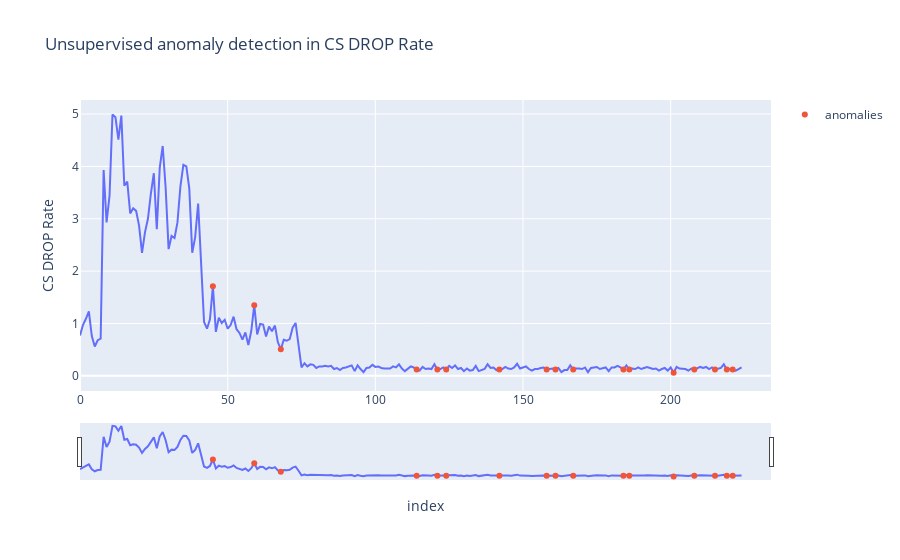

Notebook cell for this chart:
### Code cell
fig = px.line(df, x='index', y='CS DROP Rate', title='Unsupervised anomaly detection in CS DROP Rate')
fig.add_trace(go.Scatter(x=lof_anomaly_df["index"].to_list(), y=lof_anomaly_df["CS DROP Rate"].to_list(),
                        mode='markers', name='anomalies'))
fig.update_xaxes(rangeslider_visible=True)
fig

### Figure 1 — Plotly figure (JSON) as saved in the notebook; plotly's stock layout.template omitted (floating-point values rounded to 4 significant figures; data arrays with more than 128 entries replaced by an {"elided": "..."} marker saying what was removed)
{"data": [{"hovertemplate": "index=%{x}<br>CS DROP Rate=%{y}<extra></extra>", "legendgroup": "", "line": {"color": "#636efa", "dash": "solid"}, "mode": "lines", "name": "", "orientation": "v", "showlegend": false, "type": "scatter", "x": {"elided": "225 int values"}, "xaxis": "x", "y": {"elided": "225 float values"}, "yaxis": "y"}, {"mode": "markers", "name": "anomalies", "type": "scatter", "x": [45, 59, 68, 114, 121, 124, 142, 158, 161, 167, 184, 186, 201, 208, 215, 219, 221], "y": [1.71, 1.35, 0.51, 0.12, 0.12, 0.12, 0.12, 0.12, 0.12, 0.12, 0.12, 0.12, 0.06, 0.12, 0.12, 0.12, 0.12]}], "layout": {"legend": {"tracegroupgap": 0}, "title": {"text": "Unsupervised anomaly detection in CS DROP Rate"}, "xaxis": {"anchor": "y", "domain": [0, 1], "rangeslider": {"visible": true}, "title": {"text": "index"}}, "yaxis": {"anchor": "x", "domain": [0, 1], "title": {"text": "CS DROP Rate"}}}}
